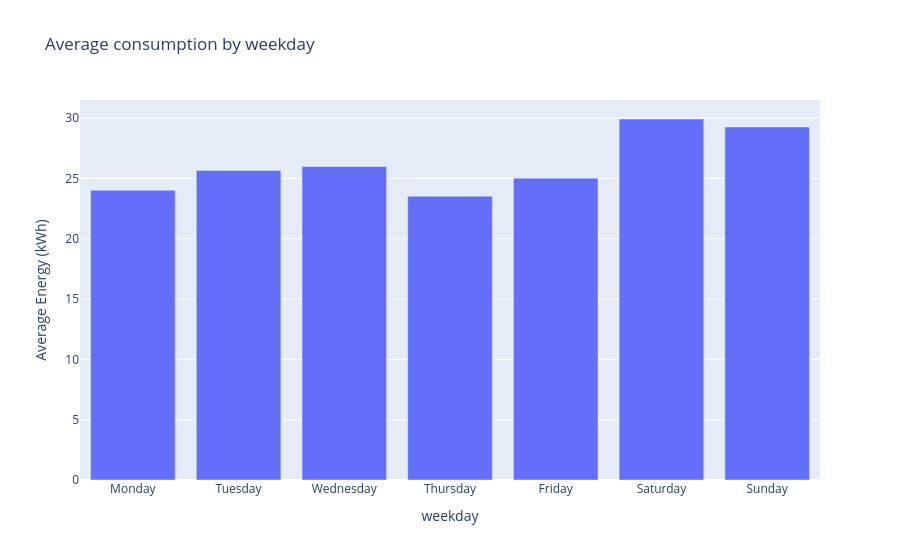

The notebook cell this image was saved under:
### Code cell
# Daily totals: keep only complete days
# 1. Napi szummák és óraszámok kigyűjtése
d = hourly["energy_kwh"].resample("D").agg(["sum", "count"])

# 2. Csak a teljes (24 órás) napok megtartása, a többi törlése (dropna)
daily_complete = d[d["count"] == 24][["sum"]].rename(columns={"sum": "energy_kwh"})

# 3. Csoportosítás a hét napjai szerint és az átlag (mean) kiszámítása
weekday_avg = daily_complete.groupby(daily_complete.index.day_name()).mean()

# 4. Sorbarendezés hétfőtől vasárnapig
order = ["Monday", "Tuesday", "Wednesday", "Thursday", "Friday", "Saturday", "Sunday"]
weekday_avg = weekday_avg.reindex(order)

# 5. Plotly grafikon kirajzolása (most már létezik az 'energy_kwh' oszlop)
fig = px.bar(
    weekday_avg.reset_index(), 
    x="timestamp",             # A .reset_index() után az indexből (napok nevei) ez az oszlop lesz
    y="energy_kwh", 
    labels={"timestamp": "weekday", "energy_kwh": "Average Energy (kWh)"}, 
    title="Average consumption by weekday"
)
fig.show()

### Figure 1 — Plotly figure (JSON) as saved in the notebook; plotly's stock layout.template omitted (floating-point values rounded to 4 significant figures)
{"data": [{"hovertemplate": "weekday=%{x}<br>Average Energy (kWh)=%{y}<extra></extra>", "legendgroup": "", "marker": {"color": "#636efa", "pattern": {"shape": ""}}, "name": "", "orientation": "v", "showlegend": false, "textposition": "auto", "type": "bar", "x": ["Monday", "Tuesday", "Wednesday", "Thursday", "Friday", "Saturday", "Sunday"], "xaxis": "x", "y": [24.02, 25.67, 25.99, 23.53, 25.03, 29.93, 29.27], "yaxis": "y"}], "layout": {"barmode": "relative", "legend": {"tracegroupgap": 0}, "title": {"text": "Average consumption by weekday"}, "xaxis": {"anchor": "y", "domain": [0, 1], "title": {"text": "weekday"}}, "yaxis": {"anchor": "x", "domain": [0, 1], "title": {"text": "Average Energy (kWh)"}}}}
